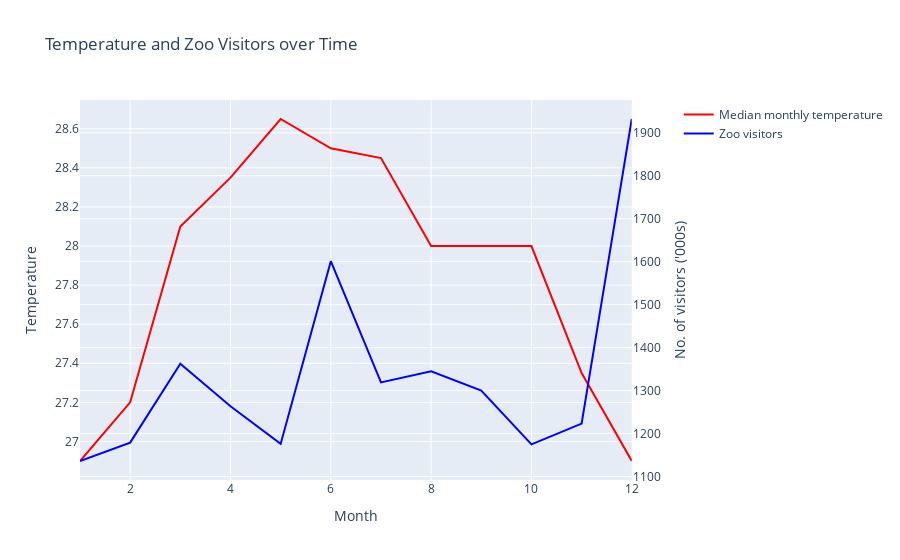

The cell this chart's notebook holds for it:
### Markdown cell above
Now, let's explore other weather variables. We will study the correlation between mean daily temperature and the number of visitors to the attractions.

### Code cell
import pandas as pd
import plotly.graph_objects as go
from plotly.subplots import make_subplots

# Group the data by month and calculate the median temperature and visitors
df_grouped = df_new.groupby('month').agg({
    'mean_temp': 'median',
    'zoo_visitor_ct': 'sum'
}).reset_index()

# Create subplots with two y-axes
fig = make_subplots(specs=[[{"secondary_y": True}]])

# Add the temperature line trace to the first y-axis
fig.add_trace(go.Scatter(x=df_grouped['month'], y=df_grouped['mean_temp'],
                         mode='lines', line=dict(color='red'), name='Median monthly temperature'),
              secondary_y=False)

# Add the zoo visitor count line trace to the second y-axis
fig.add_trace(go.Scatter(x=df_grouped['month'], y=df_grouped['zoo_visitor_ct'],
                         mode='lines', line=dict(color='blue'), name='Zoo visitors'),
              secondary_y=True)


fig.update_layout(title="Temperature and Zoo Visitors over Time",
                  xaxis_title="Month",
                  yaxis_title="Temperature",
                  yaxis2_title="No. of visitors ('000s)")

### Figure 1 — Plotly figure (JSON) as saved in the notebook; plotly's stock layout.template omitted (floating-point values rounded to 4 significant figures)
{"data": [{"line": {"color": "red"}, "mode": "lines", "name": "Median monthly temperature", "type": "scatter", "x": [1, 2, 3, 4, 5, 6, 7, 8, 9, 10, 11, 12], "xaxis": "x", "y": [26.9, 27.2, 28.1, 28.35, 28.65, 28.5, 28.45, 28, 28, 28, 27.35, 26.9], "yaxis": "y"}, {"line": {"color": "blue"}, "mode": "lines", "name": "Zoo visitors", "type": "scatter", "x": [1, 2, 3, 4, 5, 6, 7, 8, 9, 10, 11, 12], "xaxis": "x", "y": [1136.0, 1179.0, 1363.0, 1263.0, 1176, 1601.0, 1319, 1345, 1300.0, 1175.0, 1223.0, 1932], "yaxis": "y2"}], "layout": {"title": {"text": "Temperature and Zoo Visitors over Time"}, "xaxis": {"anchor": "y", "domain": [0, 0.94], "title": {"text": "Month"}}, "yaxis": {"anchor": "x", "domain": [0, 1], "title": {"text": "Temperature"}}, "yaxis2": {"anchor": "x", "overlaying": "y", "side": "right", "title": {"text": "No. of visitors ('000s)"}}}}
